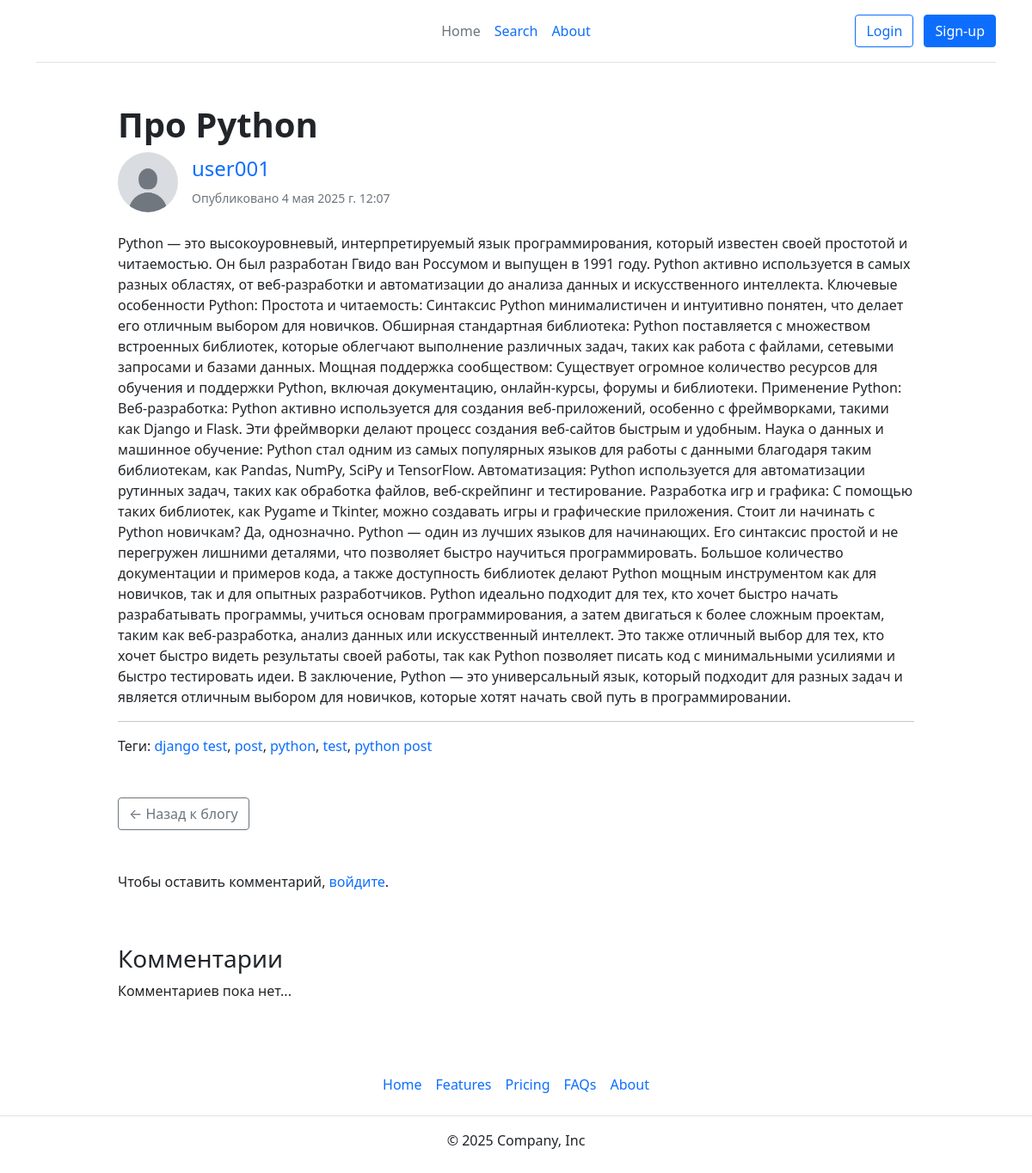
Page /python/ on the committed database.
### blog/models.py (models this page shows, shortened)
class Post(models.Model):
    title = models.CharField(max_length=200)
    slug = models.SlugField(max_length=200, unique=True, blank=True)
    body = RichTextUploadingField()
    created_at = models.DateTimeField(auto_now=True)
    published = models.BooleanField(default=True)
    author = models.ForeignKey(User, on_delete=models.CASCADE)
    tags = models.ManyToManyField(Tag, blank=True)
    class Meta:
        ordering = ['-created_at']

class Profile(models.Model):
    user = models.OneToOneField(User, on_delete=models.CASCADE)
    avatar = models.ImageField(upload_to='avatars/', default='avatars/default.jpg', blank=True, null=True)
    bio = models.TextField(blank=True)

class Tag(models.Model):
    name = models.CharField(max_length=50, unique=True)
    slug = models.SlugField(unique=True, null=False)

### blog/views.py (the view)
# urls.py: path('<slug:slug>/', PostDetailView.as_view(), name='post_detail'),
class PostDetailView(DetailView):
    model = Post
    template_name = 'blog/post_detail.html'
    context_object_name = 'post'
    def get_context_data(self, **kwargs):
        context = super().get_context_data(**kwargs)    # для расширения контекста
        context['form'] = CommentForm()                 # Добавляем пустую форму комментария
        context['comments'] = self.object.comments.select_related('user')
        return context
    def post(self, request, *args, **kwargs):
        self.object = self.get_object()
        form = CommentForm(request.POST)
        if form.is_valid():
            comment = form.save(commit=False)
            comment.post = self.object
            comment.user = request.user
            comment.save()
            return redirect(self.object.get_absolute_url())
        context = self.get_context_data()
        context['form'] = form
        return self.render_to_response(context)

### templates/blog/post_detail.html (shortened to what this page needs)
{% extends 'base.html' %}
{% block content %}
<div class="container mt-4">
    <div class="row justify-content-center">
        <div class="col-lg-10">
            <article>
                <header class="mb-4">
                    <h1 class="fw-bold">{{ post.title }}</h1>
                    <div class="d-flex align-items-center mb-3">
                        <img src="{{ post.author.profile.avatar.url }}" alt="Аватар" class="rounded-circle me-3"
                            width="70" height="70">
                        <div>
                            <h4> <a href="{% url 'author' post.author.id %}">{{ post.author }}</a></h4>
                            <small class="text-muted">Опубликовано {{ post.created_at }}</small>
                        </div>
                    </div>
                </header>
                <section class="post-content">
                    {{ post.body|safe }}
                </section>
                <hr>
                <p>Теги:
                    {% for tag in post.tags.all %}
                    <a href="/">{{ tag.name }}</a>{% if not forloop.last %}, {% endif %}
                    {% endfor %}
                </p>
                <div class="mt-5">
                    <a href="/" class="btn btn-outline-secondary">&larr; Назад к блогу</a>
                </div>
            </article>
            <section class="mt-5">
                {% if user.is_authenticated %}
                <form method="post">
                    {% csrf_token %}
                    {{ form.as_p }}
                    <button type="submit" class="btn btn-primary">Оставить комментарий</button>
                </form>
                {% else %}
                <p>Чтобы оставить комментарий, <a href="{% url 'login' %}">войдите</a>.</p>
                {% endif %}
                <div class="container-comment">
                    <h3>Комментарии</h3>
                    {% for comment in comments %}
                    <div class="mb-4 container-comment-div">
                        <div class="border p-3 rounded mb-2">
                            <strong>{{ comment.username.user }}</strong>
                            <p>{{ comment.body }}</p>
                            <span class="text-muted">{{ comment.created_at|date:"d M Y H:i" }}</span>
                        </div>
                    </div>
                    {% empty %}
                    <p>Комментариев пока нет...</p>
                    {% endfor %}
                </div>
            </section>
        </div>
    </div>
</div>
{% endblock %}

### static/blog/css/styles.css (style rules this page uses)
.container-comment { padding: 45px 0px; }
a { text-decoration: none; }

### rows in the picture
Post: title "Про Python", author.profile.avatar (placeholder picture), author "user001", created_at "4 мая 2025 г. 12:07", body "Python — это высокоуровневый, интерпретируемый язык программирования, который известен своей простотой и читаемостью. Он был разработан Гвидо ван Россумом и выпущен в 1991 году. Python активно используется в самых разных областях, от веб-разработки и автоматизации до анализа данных и искусственного интеллекта. Ключевые особенности Python: Простота и читаемость: Синтаксис Python минималистичен и интуитивно понятен, что делает его отличным выбором для новичков. Обширная стандартная библиотека: Python поставляется с множеством встроенных библиотек, которые облегчают выполнение различных задач, таких как работа с файлами, сетевыми запросами и базами данных. Мощная поддержка сообществом:…"
Tag: name "django test"
Tag: name "post"
Tag: name "python"
Tag: name "test"
Tag: name "python post"
